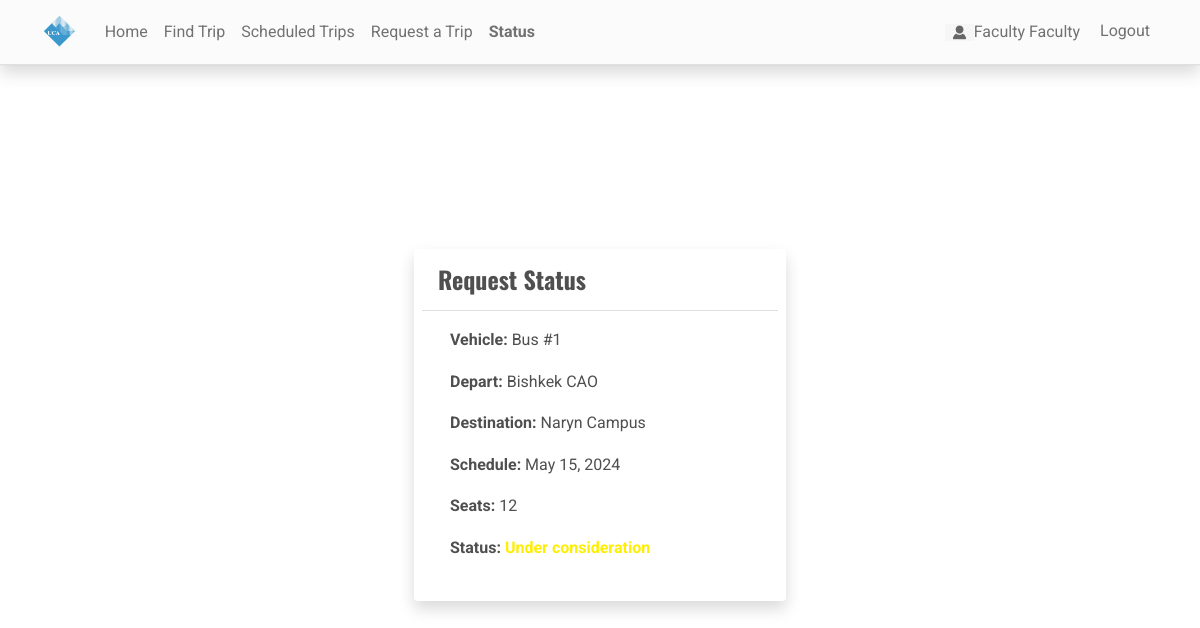
Page /request_status/ (signed in) on the committed database.
### reservationApp/models.py (models this page shows, shortened)
class TripRequest(models.Model):
    user = models.ForeignKey(User, on_delete=models.CASCADE)
    bus = models.ForeignKey(Bus,on_delete=models.CASCADE)
    depart = models.ForeignKey(Location,on_delete=models.CASCADE, related_name='request_depart_location')
    destination = models.ForeignKey(Location,on_delete=models.CASCADE, related_name='request_destination')
    schedule= models.DateField()
    seats= models.IntegerField(null=True)
    status = models.CharField(max_length=10, choices=(('active', 'Active'), ('cancelled', 'Cancelled'), ('accepted', 'Accepted'), ('rejected', 'Rejected')), default='active')
    date_created = models.DateField(default=timezone.now)
    date_updated = models.DateField(auto_now=True)
    description = models.TextField(null=True)

class Bus(models.Model):
    category = models.ForeignKey(Category,on_delete=models.CASCADE, blank= True, null = True)
    bus_number = models.CharField(max_length=250)
    seats = models.FloatField(max_length=5, default=0)
    status = models.CharField(max_length=2, choices=(('1','Active'),('2','Inactive')), default=1)
    date_created = models.DateTimeField(default=timezone.now)
    date_updated = models.DateTimeField(auto_now=True)

class Location(models.Model):
    location = models.CharField(max_length=250)
    status = models.CharField(max_length=2, choices=(('1','Active'),('2','Inactive')), default=1)
    date_created = models.DateTimeField(default=timezone.now)
    date_updated = models.DateTimeField(auto_now=True)
    def __str__(self):
        return self.location

### reservationApp/views.py (the view)
# urls.py: path('request_status/', views.request_status, name='request_status'),
@login_required
def request_status(request):
    trip_request = TripRequest.objects.filter(user=request.user).last()
    return render(request, 'request_status.html', {'trip_request': trip_request})

### reservationApp/templates/request_status.html (shortened to what this page needs)
{% extends 'base.html' %}
{% load static %}
{% block pageContent %}
<div class="d-flex flex-column w-100 justify-content-center align-items-center">
    <div class="col-lg-4 col-md-6 col-sm-12 col-xs-12">
        <div class="card card-default p-2 shadow">
            <div class="card-header">
                <h4 class="card-title"><b>Request Status</b></h4>
            </div>
            <div class="card-body">
                <div class="container-fluid">
                    {% if trip_request.status == Null %}
                    <span>No trip requests made</span>
                    {% else %}
                    <p><strong>Vehicle:</strong> {{ trip_request.bus.bus_number }}</p>
                    <p><strong>Depart:</strong> {{ trip_request.depart }}</p>
                    <p><strong>Destination:</strong> {{ trip_request.destination }}</p>
                    <p><strong>Schedule:</strong> {{ trip_request.schedule }}</p>
                    <p><strong>Seats:</strong> {{ trip_request.seats }}</p>
                    <p><strong>Status:</strong>
                    {% if trip_request.status == 'active' %}
                        <span class="status-active" style="color: rgb(255, 238, 0); font-weight: bold;">Under consideration</span>
                    {% elif trip_request.status == 'accepted' %}
                    <span class="status-accepted" style="color: rgb(4, 227, 4); font-weight: bold;">Accepted</span>
                    {% elif trip_request.status == Null %}
                        <span>No trip requests made</span>
                    {% elif trip_request.status == 'rejected' %}
                        <span class="status-rejected" style="color: rgb(255, 37, 37); font-weight: bold;">Rejected</span>
                    {% else %}
                        <span class="status-cancelled" style="color: rgb(255, 37, 37); font-weight: bold;">Cancelled</span>
                    {% endif %}
                    </p>
                    {% endif %}
                </div>
            </div>
        </div>
    </div>
</div>
{% endblock %}

### reservationApp/templates/topNavigation.html (shortened to what this page needs)
{% load static %}
<header>
    <nav class="navbar navbar-expand-lg navbar-light bg-light fixed-top shadow border-bottom">
        <div class="container">
            <a class="navbar-brand" href="{% url 'home-page' %}">
                <img src="{{ MEDIA_URL }}/uploads/logo.png" height="16" alt="{{ MEDIA_URL }}" loading="lazy" style="margin-top: -3px;" />
            </a>
            <div class="collapse navbar-collapse" id="navbarExample01">
                <ul class="navbar-nav me-auto mb-2 mb-lg-0" id="topNav">
                    <li class="nav-item">
                        <a class="nav-link" aria-current="page" href="{% url 'home-page' %}">Home</a>
                    </li>
                    {% if not user.is_staff %}
                    <li class="nav-item">
                        <a class="nav-link" aria-current="page" href="{% url 'find-trip-page' %}">Find Trip</a>
                    </li>
                    <li class="nav-item">
                        <a class="nav-link" aria-current="page" href="{% url 'scheduled-trips-page' %}">Scheduled Trips</a>
                    </li>
                    <li class="nav-item">
                        <a class="nav-link" href="{% url 'request_trip' %}">Request a Trip</a>
                    </li>
                    <li class="nav-item">
                        <a class="nav-link" href="{% url 'request_status' %}">Status</a>
                        </li>
                    {% endif %}
                </ul>
                <ul class="navbar-nav d-flex flex-row">
                    {% if user.id %} {% if user.profile.user_type == 1 %} {% endif %}
                    <li class="nav-item me-3 me-lg-0">
                        <a class="nav-link" href="{% url 'profile' %}">
                            <span class="me-1"><img src="{{ MEDIA_URL }}/default/images.png" alt="User Avatar" id="user-avatar">{{ user.first_name }} {{user.last_name}}</span>
                        </a>
                    </li>
                    <li class="nav-item me-3 me-lg-0">
                        <a class="nav-link" href="{% url 'logout' %}">Logout</a>
                    </li>
                    {% endif %}
                </ul>
            </div>
        </div>
    </nav>
</header>

### static/assets/default/css/style.css (style rules this page uses)
html, body { height: 100%; width: 100%; max-height: 100%; overflow: auto; display: flex; flex-direction: column; }
body>header { flex-shrink: auto; }
#user-avatar { width: 1.8rem; height: 1.8rem; object-fit: scale-down; object-position: center center; }
.navbar-brand>img { height: 2em; }
.nav-item.active a.nav-link { font-weight: bolder !important; }

### reservationApp/templates/base.html (style rules this page uses)
h4.card-title { display: inline-block; font-family: 'Oswald', sans-serif; text-shadow: none; }

### reservationApp/templates/request_status.html (style rules this page uses)
.status-active { color: orange; }

### rows in the picture
TripRequest: bus.bus_number "Bus #1", depart "Bishkek CAO", destination "Naryn Campus", schedule "May 15, 2024", seats "12"

### other values in the picture
{{ user.first_name }} "Faculty"
{{ user.last_name }} "Faculty"
